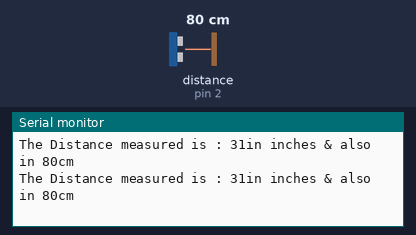
Bench run of a sketch on a simulated Arduino Uno, built with avr-gcc and run on an emulated ATmega328P. Parts: the last lines printed to the serial monitor. Wiring (inferred from the names in the program): ultrasonic range finder: trigger pin 3; echo pin 2. The inputs (shaded band) are chosen by the test bench; at power-on: distance to the obstacle (sensor on pin 2) 80 cm. The echo pulse lasts 58.3 µs per cm.

Above: at 1.2 s.
1.3 s: distance to the obstacle (sensor on pin 2) set to 35 cm
At 1.38 s:
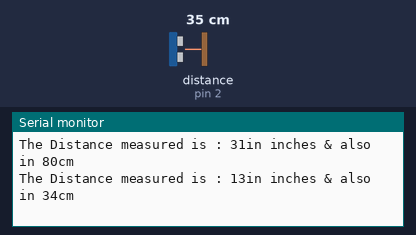
4.3 s: distance to the obstacle (sensor on pin 2) set to 120 cm
At 4.38 s:
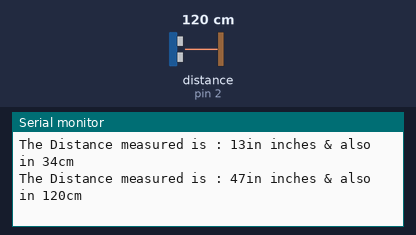
7.3 s: distance to the obstacle (sensor on pin 2) set to 18 cm
At 7.3 s:
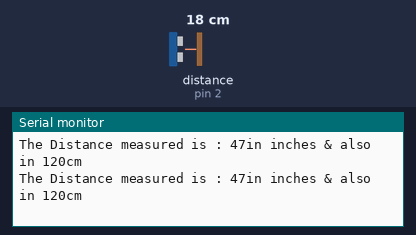
10.3 s: distance to the obstacle (sensor on pin 2) set to 2 cm
At 10.37 s:
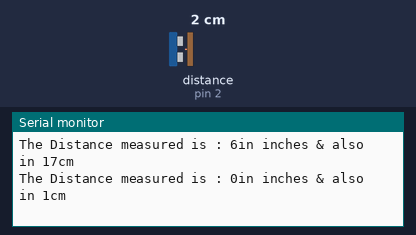
13.3 s: distance to the obstacle (sensor on pin 2) set to 299 cm
At 13.41 s:
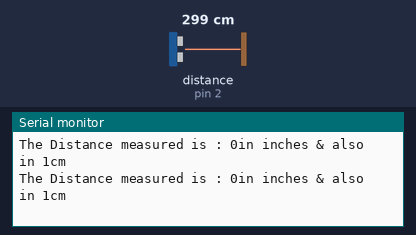
16.3 s: distance to the obstacle (sensor on pin 2) set to 250 cm
At 16.38 s:
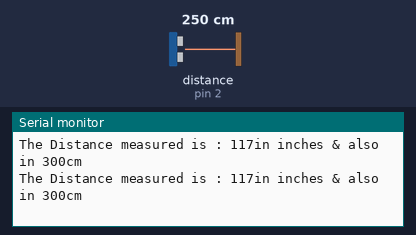
Timing chart, 0 to 19.3 s (numbered marks = the images above; inputs shaded):
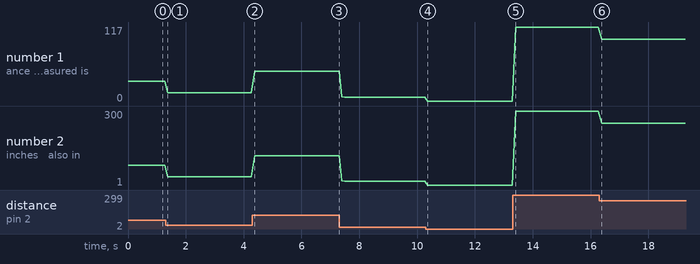

Measured:
- after the input at 1.3 s, the serial monitor: prints a new line after 0.08 s (image 1)
- after the input at 4.3 s, the serial monitor: prints a new line after 0.08 s (image 2)
- after the input at 10.3 s, the serial monitor: prints a new line after 0.06 s (image 4)
- plotted number 1: 31 → 13 after the input at 1.3 s, 13 → 47 after the input at 4.3 s, 47 → 6 after the input at 7.3 s, 6 → 0 after the input at 10.3 s, 0 → 117 after the input at 13.3 s
- plotted number 2: 80 → 34 after the input at 1.3 s, 34 → 120 after the input at 4.3 s, 120 → 17 after the input at 7.3 s, 17 → 1 after the input at 10.3 s, 1 → 300 after the input at 13.3 s

The sketch:

Distance_Mesurement.ino
```cpp
//Distance Measurement using Ultrasonic Sensor

const int echoPin = 2; // Echo Pin of Ultrasonic Sensor
const int pingPin = 3; // Trigger Pin of Ultrasonic Sensor

void setup()
{
  Serial.begin(9600); // Starting Serial Communication
  pinMode(pingPin, OUTPUT); // initialising pin 3 as output
  pinMode(echoPin, INPUT); // initialising pin 2 as input
}
void loop()
{
  long duration, inches, cm;

  digitalWrite(pingPin, LOW);
  delayMicroseconds(2);

  digitalWrite(pingPin, HIGH);
  delayMicroseconds(10);

  digitalWrite(pingPin, LOW);

  duration = pulseIn(echoPin, HIGH); // using pulsin function to determine total time
  inches = microsecondsToInches(duration); // calling method
  cm = microsecondsToCentimeters(duration); // calling method

  Serial.print("The Distance measured is : ");
  Serial.print(inches);
  Serial.print("in inches & also in ");
  Serial.print(cm);
  Serial.print("cm");
  Serial.println();

  delay(100);
}
long microsecondsToInches(long microseconds) // method to covert microsec to inches
{
 return microseconds / 74 / 2;
}
long microsecondsToCentimeters(long microseconds) // method to covert microsec to centimeters
{
   return microseconds / 29 / 2;
}
```
